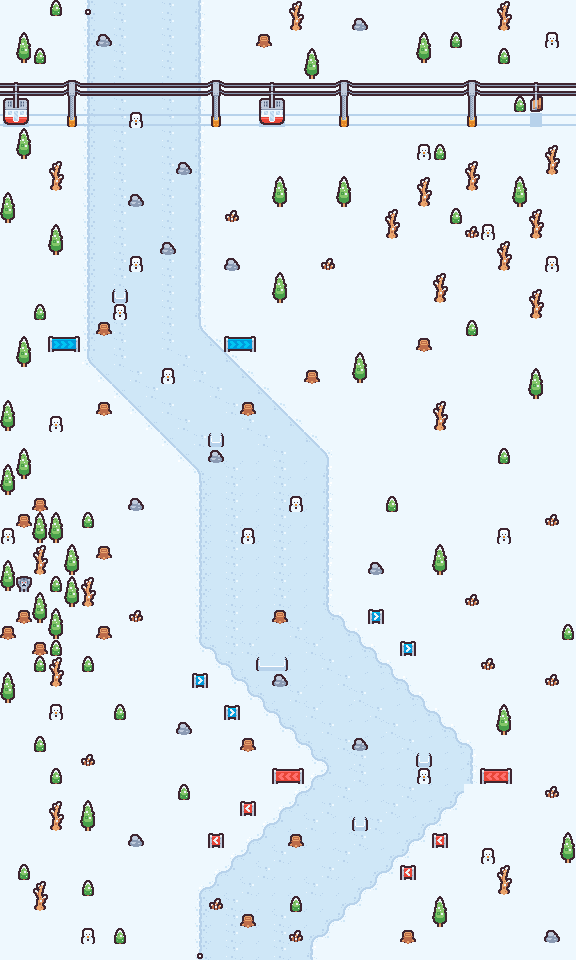

A level layout from a 2D game, rendered from its tile map. Below: a short description, then the map file with tile-grid data replaced by summaries:
An orthogonal 36x60 tile map with 16x16 px tiles, 8 tile layers (Background, Lane, Shadow, Killer, ...).

<map version="1.10" tiledversion="1.10.2" orientation="orthogonal" renderorder="right-down" width="36" height="60" tilewidth="16" tileheight="16" infinite="0" nextlayerid="9" nextobjectid="1">
 <tileset firstgid="1" source="../FrostyFall.tsx" />
 <layer id="1" name="Background" width="36" height="60">
  <data>[2160 cells, 2160 non-empty, 1 distinct tile ids]</data>
 </layer>
 <layer id="2" name="Lane" width="36" height="60">
  <data>[2160 cells, 577 non-empty, 21 distinct tile ids]</data>
 </layer>
 <layer id="5" name="Shadow" width="36" height="60">
  <data>[2160 cells, 36 non-empty, 5 distinct tile ids]</data>
 </layer>
 <layer id="3" name="Killer" width="36" height="60">
  <data>[2160 cells, 22 non-empty, 5 distinct tile ids]</data>
 </layer>
 <layer id="6" name="Starter" width="36" height="60">
  <data>[2160 cells, 1 non-empty, 1 distinct tile ids]</data>
 </layer>
 <layer id="7" name="Ender" width="36" height="60">
  <data>[2160 cells, 1 non-empty, 1 distinct tile ids]</data>
 </layer>
 <layer id="4" name="Detail" width="36" height="60">
  <data>[2160 cells, 228 non-empty, 28 distinct tile ids]</data>
 </layer>
 <layer id="8" name="Bumper" width="36" height="60">
  <data>[2160 cells, 6 non-empty, 3 distinct tile ids]</data>
 </layer>
</map>
